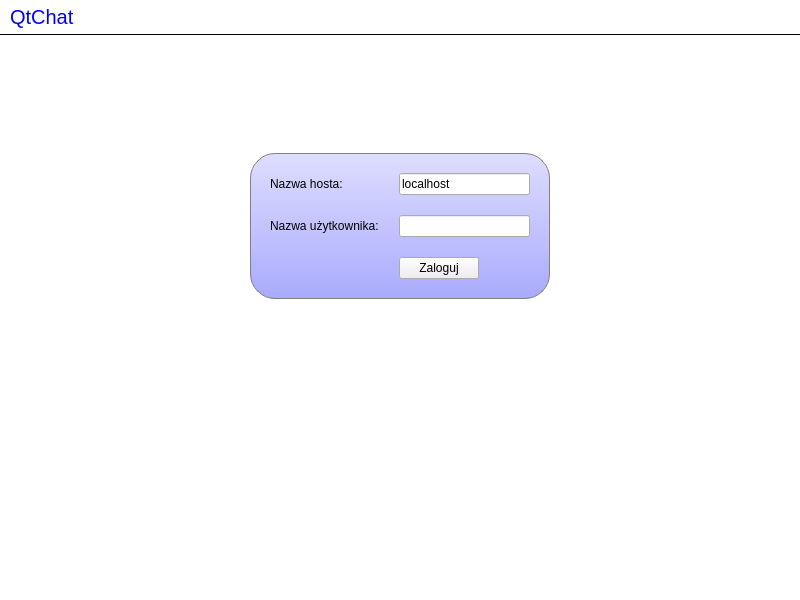
<?xml version="1.0" encoding="UTF-8"?>
<ui version="4.0">
 <class>MainWindow</class>
 <widget class="QMainWindow" name="MainWindow">
  <property name="geometry">
   <rect>
    <x>0</x>
    <y>0</y>
    <width>800</width>
    <height>600</height>
   </rect>
  </property>
  <property name="windowTitle">
   <string>QtChat v.0.1</string>
  </property>
  <property name="autoFillBackground">
   <bool>false</bool>
  </property>
  <property name="styleSheet">
   <string notr="true">#titleLabel {
background: white;
color: blue;
font-size: 20px;
border: none;
border-bottom:  1px solid black;
padding: 5px;
}

#mainFrame {
border: none;
background: white;
}

#loginFrame {
background: qlineargradient(x1: 0, y1: 0, x2: 0, y2: 1, stop: 0 #ddf, stop: 1 #aaf);
border: 1px solid gray;
padding: 10px;
border-radius: 25px;
}</string>
  </property>
  <widget class="QWidget" name="centralwidget">
   <layout class="QVBoxLayout" name="verticalLayout">
    <property name="spacing">
     <number>0</number>
    </property>
    <property name="leftMargin">
     <number>0</number>
    </property>
    <property name="topMargin">
     <number>0</number>
    </property>
    <property name="rightMargin">
     <number>0</number>
    </property>
    <property name="bottomMargin">
     <number>0</number>
    </property>
    <item>
     <widget class="QLabel" name="titleLabel">
      <property name="sizePolicy">
       <sizepolicy hsizetype="Preferred" vsizetype="Fixed">
        <horstretch>0</horstretch>
        <verstretch>0</verstretch>
       </sizepolicy>
      </property>
      <property name="text">
       <string>QtChat</string>
      </property>
     </widget>
    </item>
    <item>
     <widget class="QFrame" name="mainFrame">
      <property name="frameShape">
       <enum>QFrame::StyledPanel</enum>
      </property>
      <layout class="QVBoxLayout" name="verticalLayout_2">
       <item>
        <widget class="QStackedWidget" name="stackedWidget">
         <property name="currentIndex">
          <number>2</number>
         </property>
         <widget class="QWidget" name="chatPage">
          <layout class="QGridLayout" name="gridLayout">
           <item row="0" column="0">
            <widget class="QTextEdit" name="roomTextEdit">
             <property name="readOnly">
              <bool>true</bool>
             </property>
            </widget>
           </item>
           <item row="1" column="3">
            <widget class="QPushButton" name="sayButton">
             <property name="sizePolicy">
              <sizepolicy hsizetype="Fixed" vsizetype="Fixed">
               <horstretch>0</horstretch>
               <verstretch>0</verstretch>
              </sizepolicy>
             </property>
             <property name="maximumSize">
              <size>
               <width>50</width>
               <height>16777215</height>
              </size>
             </property>
             <property name="text">
              <string>Say</string>
             </property>
            </widget>
           </item>
           <item row="0" column="1" colspan="3">
            <widget class="QListWidget" name="userListWidget"/>
           </item>
           <item row="1" column="0" colspan="2">
            <widget class="QLineEdit" name="sayLineEdit">
             <property name="enabled">
              <bool>true</bool>
             </property>
            </widget>
           </item>
           <item row="1" column="2">
            <widget class="QPushButton" name="archiveButton">
             <property name="text">
              <string>Archive</string>
             </property>
            </widget>
           </item>
          </layout>
         </widget>
         <widget class="QWidget" name="archivePage">
          <widget class="QPushButton" name="exitArchiveButton">
           <property name="geometry">
            <rect>
             <x>650</x>
             <y>490</y>
             <width>111</width>
             <height>28</height>
            </rect>
           </property>
           <property name="text">
            <string>Exit</string>
           </property>
          </widget>
          <widget class="QTextEdit" name="archiveTextEdit">
           <property name="geometry">
            <rect>
             <x>10</x>
             <y>20</y>
             <width>751</width>
             <height>461</height>
            </rect>
           </property>
           <property name="readOnly">
            <bool>true</bool>
           </property>
          </widget>
          <widget class="QLabel" name="label_3">
           <property name="geometry">
            <rect>
             <x>10</x>
             <y>0</y>
             <width>121</width>
             <height>16</height>
            </rect>
           </property>
           <property name="text">
            <string>Archiwum rozmów:</string>
           </property>
          </widget>
         </widget>
         <widget class="QWidget" name="loginPage">
          <layout class="QGridLayout" name="gridLayout_3">
           <item row="1" column="0">
            <spacer name="horizontalSpacer">
             <property name="orientation">
              <enum>Qt::Horizontal</enum>
             </property>
             <property name="sizeHint" stdset="0">
              <size>
               <width>223</width>
               <height>20</height>
              </size>
             </property>
            </spacer>
           </item>
           <item row="0" column="1">
            <spacer name="verticalSpacer">
             <property name="orientation">
              <enum>Qt::Vertical</enum>
             </property>
             <property name="sizeType">
              <enum>QSizePolicy::Fixed</enum>
             </property>
             <property name="sizeHint" stdset="0">
              <size>
               <width>20</width>
               <height>100</height>
              </size>
             </property>
            </spacer>
           </item>
           <item row="1" column="2">
            <spacer name="horizontalSpacer_2">
             <property name="orientation">
              <enum>Qt::Horizontal</enum>
             </property>
             <property name="sizeHint" stdset="0">
              <size>
               <width>223</width>
               <height>20</height>
              </size>
             </property>
            </spacer>
           </item>
           <item row="1" column="1">
            <widget class="QFrame" name="loginFrame">
             <property name="sizePolicy">
              <sizepolicy hsizetype="Fixed" vsizetype="Fixed">
               <horstretch>0</horstretch>
               <verstretch>0</verstretch>
              </sizepolicy>
             </property>
             <property name="minimumSize">
              <size>
               <width>300</width>
               <height>0</height>
              </size>
             </property>
             <property name="palette">
              <palette>
               <active>
                <colorrole role="Button">
                 <brush brushstyle="SolidPattern">
                  <color alpha="255">
                   <red>255</red>
                   <green>255</green>
                   <blue>0</blue>
                  </color>
                 </brush>
                </colorrole>
                <colorrole role="Base">
                 <brush brushstyle="SolidPattern">
                  <color alpha="255">
                   <red>0</red>
                   <green>255</green>
                   <blue>127</blue>
                  </color>
                 </brush>
                </colorrole>
                <colorrole role="Window">
                 <brush brushstyle="SolidPattern">
                  <color alpha="255">
                   <red>170</red>
                   <green>255</green>
                   <blue>127</blue>
                  </color>
                 </brush>
                </colorrole>
               </active>
               <inactive>
                <colorrole role="Button">
                 <brush brushstyle="SolidPattern">
                  <color alpha="255">
                   <red>255</red>
                   <green>255</green>
                   <blue>0</blue>
                  </color>
                 </brush>
                </colorrole>
                <colorrole role="Base">
                 <brush brushstyle="SolidPattern">
                  <color alpha="255">
                   <red>0</red>
                   <green>255</green>
                   <blue>127</blue>
                  </color>
                 </brush>
                </colorrole>
                <colorrole role="Window">
                 <brush brushstyle="SolidPattern">
                  <color alpha="255">
                   <red>170</red>
                   <green>255</green>
                   <blue>127</blue>
                  </color>
                 </brush>
                </colorrole>
               </inactive>
               <disabled>
                <colorrole role="Button">
                 <brush brushstyle="SolidPattern">
                  <color alpha="255">
                   <red>255</red>
                   <green>255</green>
                   <blue>0</blue>
                  </color>
                 </brush>
                </colorrole>
                <colorrole role="Base">
                 <brush brushstyle="SolidPattern">
                  <color alpha="255">
                   <red>170</red>
                   <green>255</green>
                   <blue>127</blue>
                  </color>
                 </brush>
                </colorrole>
                <colorrole role="Window">
                 <brush brushstyle="SolidPattern">
                  <color alpha="255">
                   <red>170</red>
                   <green>255</green>
                   <blue>127</blue>
                  </color>
                 </brush>
                </colorrole>
               </disabled>
              </palette>
             </property>
             <property name="autoFillBackground">
              <bool>false</bool>
             </property>
             <layout class="QGridLayout" name="gridLayout_2">
              <property name="spacing">
               <number>20</number>
              </property>
              <item row="1" column="1">
               <widget class="QLineEdit" name="userLineEdit"/>
              </item>
              <item row="1" column="0">
               <widget class="QLabel" name="label_2">
                <property name="text">
                 <string>Nazwa użytkownika:</string>
                </property>
               </widget>
              </item>
              <item row="0" column="0">
               <widget class="QLabel" name="label">
                <property name="text">
                 <string>Nazwa hosta:</string>
                </property>
               </widget>
              </item>
              <item row="0" column="1">
               <widget class="QLineEdit" name="serverLineEdit">
                <property name="text">
                 <string>localhost</string>
                </property>
               </widget>
              </item>
              <item row="2" column="1">
               <widget class="QPushButton" name="loginButton">
                <property name="sizePolicy">
                 <sizepolicy hsizetype="Fixed" vsizetype="Fixed">
                  <horstretch>0</horstretch>
                  <verstretch>0</verstretch>
                 </sizepolicy>
                </property>
                <property name="text">
                 <string>Zaloguj</string>
                </property>
               </widget>
              </item>
             </layout>
            </widget>
           </item>
           <item row="2" column="1">
            <spacer name="verticalSpacer_2">
             <property name="orientation">
              <enum>Qt::Vertical</enum>
             </property>
             <property name="sizeHint" stdset="0">
              <size>
               <width>20</width>
               <height>267</height>
              </size>
             </property>
            </spacer>
           </item>
          </layout>
         </widget>
        </widget>
       </item>
      </layout>
     </widget>
    </item>
   </layout>
  </widget>
 </widget>
 <tabstops>
  <tabstop>serverLineEdit</tabstop>
  <tabstop>userLineEdit</tabstop>
  <tabstop>loginButton</tabstop>
  <tabstop>sayLineEdit</tabstop>
  <tabstop>sayButton</tabstop>
  <tabstop>roomTextEdit</tabstop>
  <tabstop>userListWidget</tabstop>
 </tabstops>
 <resources/>
 <connections>
  <connection>
   <sender>sayLineEdit</sender>
   <signal>returnPressed()</signal>
   <receiver>sayButton</receiver>
   <slot>animateClick()</slot>
   <hints>
    <hint type="sourcelabel">
     <x>331</x>
     <y>564</y>
    </hint>
    <hint type="destinationlabel">
     <x>768</x>
     <y>570</y>
    </hint>
   </hints>
  </connection>
  <connection>
   <sender>userListWidget</sender>
   <signal>itemClicked(QListWidgetItem*)</signal>
   <receiver>userListWidget</receiver>
   <slot>setFocus()</slot>
   <hints>
    <hint type="sourcelabel">
     <x>649</x>
     <y>299</y>
    </hint>
    <hint type="destinationlabel">
     <x>649</x>
     <y>299</y>
    </hint>
   </hints>
  </connection>
 </connections>
</ui>
